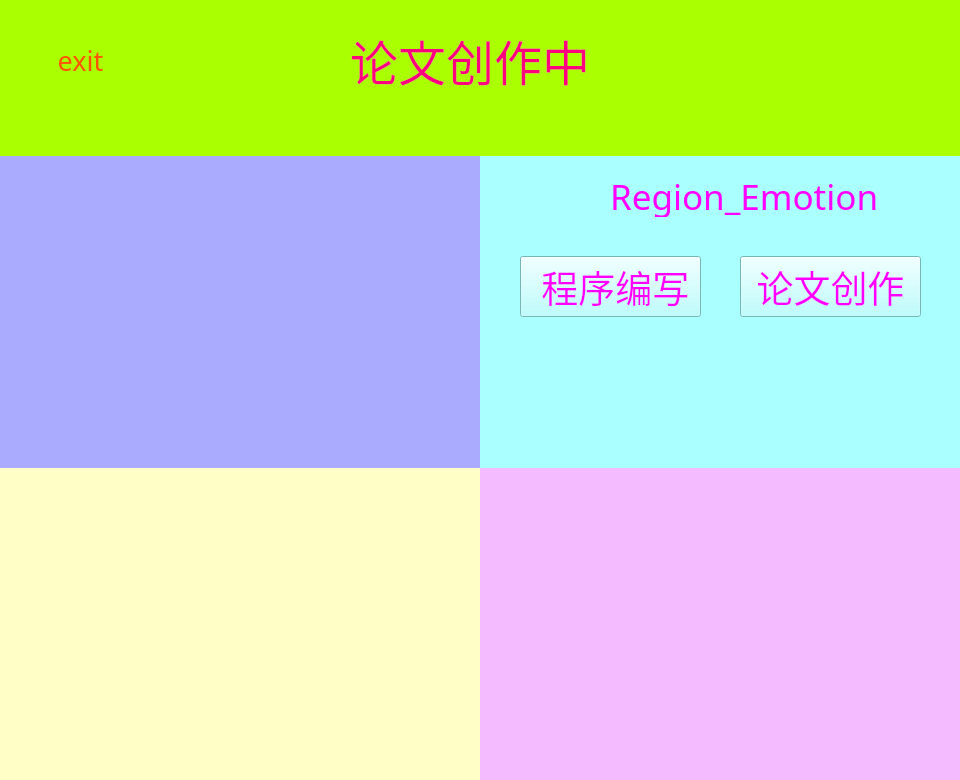
<?xml version="1.0" encoding="UTF-8"?>
<ui version="4.0">
 <class>Form</class>
 <widget class="QWidget" name="Form">
  <property name="geometry">
   <rect>
    <x>0</x>
    <y>0</y>
    <width>960</width>
    <height>780</height>
   </rect>
  </property>
  <property name="minimumSize">
   <size>
    <width>960</width>
    <height>780</height>
   </size>
  </property>
  <property name="windowTitle">
   <string>Form</string>
  </property>
  <widget class="QWidget" name="widget" native="true">
   <property name="geometry">
    <rect>
     <x>0</x>
     <y>0</y>
     <width>960</width>
     <height>780</height>
    </rect>
   </property>
   <property name="minimumSize">
    <size>
     <width>960</width>
     <height>780</height>
    </size>
   </property>
   <property name="maximumSize">
    <size>
     <width>960</width>
     <height>780</height>
    </size>
   </property>
   <layout class="QVBoxLayout" name="verticalLayout" stretch="1,4">
    <property name="spacing">
     <number>0</number>
    </property>
    <property name="leftMargin">
     <number>0</number>
    </property>
    <property name="topMargin">
     <number>0</number>
    </property>
    <property name="rightMargin">
     <number>0</number>
    </property>
    <property name="bottomMargin">
     <number>0</number>
    </property>
    <item>
     <widget class="QWidget" name="widget_2" native="true">
      <property name="styleSheet">
       <string notr="true">background-color: rgb(170, 255, 0);</string>
      </property>
      <widget class="QLabel" name="label">
       <property name="geometry">
        <rect>
         <x>350</x>
         <y>30</y>
         <width>241</width>
         <height>61</height>
        </rect>
       </property>
       <property name="font">
        <font>
         <family>华文楷体</family>
         <pointsize>36</pointsize>
        </font>
       </property>
       <property name="styleSheet">
        <string notr="true">color: rgb(255, 0, 127);</string>
       </property>
       <property name="text">
        <string>论文创作中</string>
       </property>
      </widget>
      <widget class="QPushButton" name="pushButton">
       <property name="geometry">
        <rect>
         <x>50</x>
         <y>30</y>
         <width>61</width>
         <height>61</height>
        </rect>
       </property>
       <property name="font">
        <font>
         <family>.萍方-简</family>
         <pointsize>20</pointsize>
        </font>
       </property>
       <property name="styleSheet">
        <string notr="true">QPushButton {
	border-radius:25px;
	color: rgb(255, 85, 0);
}

QPushButton:hover {
	border:4px double rgb(85, 0, 127);
	background-color:rgb(0, 255, 255);
}
</string>
       </property>
       <property name="text">
        <string>exit</string>
       </property>
      </widget>
     </widget>
    </item>
    <item>
     <widget class="QWidget" name="widget_3" native="true">
      <property name="styleSheet">
       <string notr="true">background-color: rgb(0, 170, 127);</string>
      </property>
      <layout class="QGridLayout" name="gridLayout" rowstretch="1,1" columnstretch="1,1">
       <property name="leftMargin">
        <number>0</number>
       </property>
       <property name="topMargin">
        <number>0</number>
       </property>
       <property name="rightMargin">
        <number>0</number>
       </property>
       <property name="bottomMargin">
        <number>0</number>
       </property>
       <property name="spacing">
        <number>0</number>
       </property>
       <item row="0" column="0">
        <widget class="QWidget" name="widget_4" native="true">
         <property name="styleSheet">
          <string notr="true">background-color: rgb(170, 170, 255);</string>
         </property>
        </widget>
       </item>
       <item row="1" column="1">
        <widget class="QWidget" name="widget_7" native="true">
         <property name="styleSheet">
          <string notr="true">background-color: rgb(244, 188, 255);</string>
         </property>
        </widget>
       </item>
       <item row="1" column="0">
        <widget class="QWidget" name="widget_6" native="true">
         <property name="styleSheet">
          <string notr="true">background-color: rgb(255, 254, 199);</string>
         </property>
        </widget>
       </item>
       <item row="0" column="1">
        <widget class="QWidget" name="widget_5" native="true">
         <property name="styleSheet">
          <string notr="true">background-color: rgb(170, 255, 255);</string>
         </property>
         <widget class="QLabel" name="label_2">
          <property name="geometry">
           <rect>
            <x>130</x>
            <y>20</y>
            <width>271</width>
            <height>41</height>
           </rect>
          </property>
          <property name="font">
           <font>
            <family>MV Boli</family>
            <pointsize>26</pointsize>
           </font>
          </property>
          <property name="styleSheet">
           <string notr="true">color: rgb(255, 0, 255);</string>
          </property>
          <property name="text">
           <string>Region_Emotion</string>
          </property>
         </widget>
         <widget class="QPushButton" name="pushButton_2">
          <property name="geometry">
           <rect>
            <x>40</x>
            <y>100</y>
            <width>181</width>
            <height>61</height>
           </rect>
          </property>
          <property name="font">
           <font>
            <family>华文楷体</family>
            <pointsize>28</pointsize>
           </font>
          </property>
          <property name="styleSheet">
           <string notr="true">color: rgb(255, 0, 255);</string>
          </property>
          <property name="text">
           <string> 程序编写</string>
          </property>
         </widget>
         <widget class="QPushButton" name="pushButton_3">
          <property name="geometry">
           <rect>
            <x>260</x>
            <y>100</y>
            <width>181</width>
            <height>61</height>
           </rect>
          </property>
          <property name="font">
           <font>
            <family>华文楷体</family>
            <pointsize>28</pointsize>
           </font>
          </property>
          <property name="styleSheet">
           <string notr="true">color: rgb(255, 0, 255);</string>
          </property>
          <property name="text">
           <string>论文创作</string>
          </property>
         </widget>
        </widget>
       </item>
      </layout>
     </widget>
    </item>
   </layout>
  </widget>
 </widget>
 <resources/>
 <connections>
  <connection>
   <sender>pushButton_2</sender>
   <signal>clicked()</signal>
   <receiver>Form</receiver>
   <slot>paper_program()</slot>
   <hints>
    <hint type="sourcelabel">
     <x>585</x>
     <y>304</y>
    </hint>
    <hint type="destinationlabel">
     <x>586</x>
     <y>783</y>
    </hint>
   </hints>
  </connection>
  <connection>
   <sender>pushButton_3</sender>
   <signal>clicked()</signal>
   <receiver>Form</receiver>
   <slot>paper_create()</slot>
   <hints>
    <hint type="sourcelabel">
     <x>857</x>
     <y>289</y>
    </hint>
    <hint type="destinationlabel">
     <x>849</x>
     <y>783</y>
    </hint>
   </hints>
  </connection>
  <connection>
   <sender>pushButton</sender>
   <signal>clicked()</signal>
   <receiver>Form</receiver>
   <slot>exit_create_pane()</slot>
   <hints>
    <hint type="sourcelabel">
     <x>78</x>
     <y>65</y>
    </hint>
    <hint type="destinationlabel">
     <x>-5</x>
     <y>62</y>
    </hint>
   </hints>
  </connection>
 </connections>
 <slots>
  <slot>paper_program()</slot>
  <slot>paper_create()</slot>
  <slot>exit_create_pane()</slot>
 </slots>
</ui>
